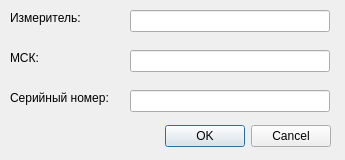
<?xml version="1.0" encoding="UTF-8"?>
<ui version="4.0">
 <class>device</class>
 <widget class="QDialog" name="device">
  <property name="geometry">
   <rect>
    <x>0</x>
    <y>0</y>
    <width>345</width>
    <height>160</height>
   </rect>
  </property>
  <property name="minimumSize">
   <size>
    <width>345</width>
    <height>160</height>
   </size>
  </property>
  <property name="maximumSize">
   <size>
    <width>345</width>
    <height>160</height>
   </size>
  </property>
  <property name="windowTitle">
   <string>Информация</string>
  </property>
  <widget class="QDialogButtonBox" name="buttonBox">
   <property name="geometry">
    <rect>
     <x>10</x>
     <y>120</y>
     <width>321</width>
     <height>32</height>
    </rect>
   </property>
   <property name="orientation">
    <enum>Qt::Horizontal</enum>
   </property>
   <property name="standardButtons">
    <set>QDialogButtonBox::Cancel|QDialogButtonBox::Ok</set>
   </property>
  </widget>
  <widget class="QLineEdit" name="Document">
   <property name="geometry">
    <rect>
     <x>130</x>
     <y>50</y>
     <width>200</width>
     <height>22</height>
    </rect>
   </property>
  </widget>
  <widget class="QLabel" name="label_2">
   <property name="geometry">
    <rect>
     <x>10</x>
     <y>10</y>
     <width>120</width>
     <height>16</height>
    </rect>
   </property>
   <property name="text">
    <string>Измеритель:</string>
   </property>
  </widget>
  <widget class="QLabel" name="label_3">
   <property name="geometry">
    <rect>
     <x>10</x>
     <y>90</y>
     <width>120</width>
     <height>16</height>
    </rect>
   </property>
   <property name="text">
    <string>Серийный номер:</string>
   </property>
  </widget>
  <widget class="QLineEdit" name="Number">
   <property name="geometry">
    <rect>
     <x>130</x>
     <y>90</y>
     <width>200</width>
     <height>22</height>
    </rect>
   </property>
  </widget>
  <widget class="QLabel" name="label">
   <property name="geometry">
    <rect>
     <x>10</x>
     <y>50</y>
     <width>120</width>
     <height>16</height>
    </rect>
   </property>
   <property name="text">
    <string>МСК:</string>
   </property>
  </widget>
  <widget class="QLineEdit" name="Meter">
   <property name="geometry">
    <rect>
     <x>130</x>
     <y>10</y>
     <width>200</width>
     <height>22</height>
    </rect>
   </property>
  </widget>
 </widget>
 <resources/>
 <connections>
  <connection>
   <sender>buttonBox</sender>
   <signal>accepted()</signal>
   <receiver>device</receiver>
   <slot>accept()</slot>
   <hints>
    <hint type="sourcelabel">
     <x>248</x>
     <y>254</y>
    </hint>
    <hint type="destinationlabel">
     <x>157</x>
     <y>274</y>
    </hint>
   </hints>
  </connection>
  <connection>
   <sender>buttonBox</sender>
   <signal>rejected()</signal>
   <receiver>device</receiver>
   <slot>reject()</slot>
   <hints>
    <hint type="sourcelabel">
     <x>316</x>
     <y>260</y>
    </hint>
    <hint type="destinationlabel">
     <x>286</x>
     <y>274</y>
    </hint>
   </hints>
  </connection>
 </connections>
</ui>
